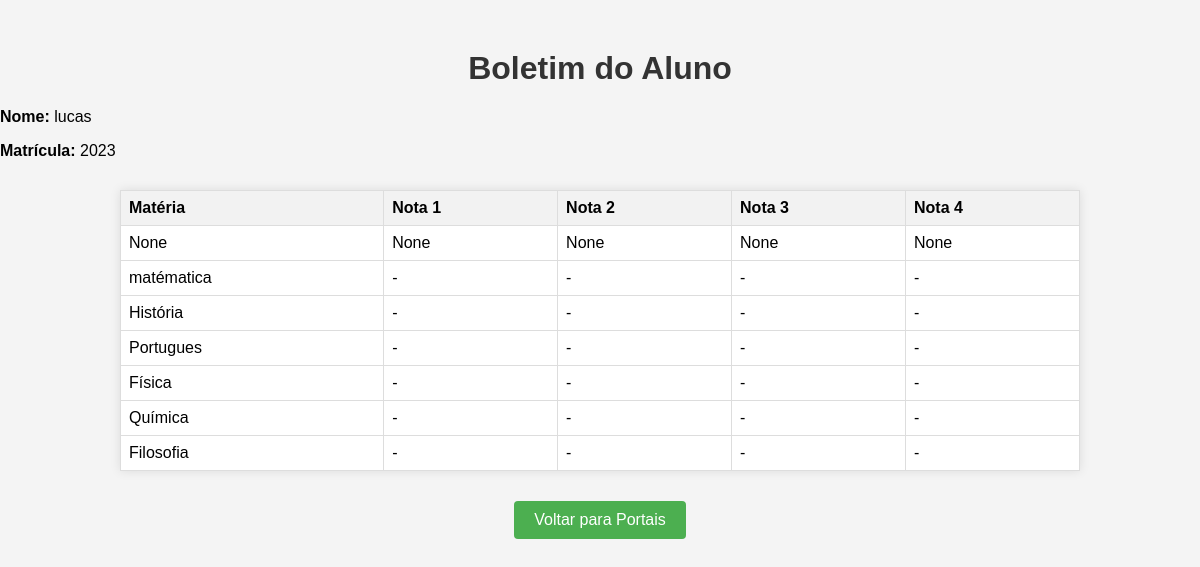
Page /boletim (signed in) on the committed database.
### tables this page shows
CREATE TABLE students (
    id INTEGER PRIMARY KEY AUTOINCREMENT,
    nome TEXT NOT NULL,
    matricula TEXT NOT NULL,
    senha TEXT NOT NULL
, turma TEXT, turma_id INTEGER);

CREATE TABLE "grades" (
    student_id INTEGER,
    subject_id INTEGER,
    nota1 TEXT DEFAULT '-',
    nota2 TEXT DEFAULT '-',
    nota3 TEXT DEFAULT '-',
    nota4 TEXT DEFAULT '-',
    PRIMARY KEY (student_id, subject_id),
    FOREIGN KEY (student_id) REFERENCES students(id),
    FOREIGN KEY (subject_id) REFERENCES subjects(id)
);

CREATE TABLE subjects (
    id INTEGER PRIMARY KEY AUTOINCREMENT,
    nome TEXT NOT NULL
);

### Sistema/routes.py (the view)
@app.route('/boletim')
def mostrar_boletim():
    if 'matricula' not in session:
        return redirect(url_for('portal_aluno'))
    matricula = session['matricula']
    student_name, boletim_data = get_boletim_por_matricula(matricula)
    if not boletim_data:
        flash('Boletim não encontrado.', 'error')
        return redirect(url_for('portal_aluno'))  # Redirecionar para uma página adequada
    return render_template('boletim.html', boletim=boletim_data, student_name=student_name, matricula=matricula)

### Sistema/routes.py (called while the page is built)
def get_db_connection():
    conn = sqlite3.connect(DATABASE)
    conn.row_factory = sqlite3.Row
    return conn

def get_boletim_por_matricula(matricula):
    conn = get_db_connection()
    cursor = conn.cursor()
    cursor.execute("""
        SELECT subjects.nome AS materia,
               grades.nota1, grades.nota2, grades.nota3, grades.nota4
        FROM students
        LEFT JOIN grades ON students.id = grades.student_id
        LEFT JOIN subjects ON grades.subject_id = subjects.id
        WHERE students.matricula = ?
    """, (matricula,))
    boletim_data = cursor.fetchall()
    cursor.execute("SELECT nome FROM students WHERE matricula = ?", (matricula,))
    student_name = cursor.fetchone()['nome']
    conn.close()
    return student_name, boletim_data

### Sistema/templates/boletim.html (shortened to what this page needs)
<!DOCTYPE html>
<html lang="pt-br">
<head>
</head>
<body>
    <h1>Boletim do Aluno</h1>
    <p><strong>Nome:</strong> {{ student_name }}</p>
    <p><strong>Matrícula:</strong> {{ matricula }}</p>
    <table border="1">
        <thead>
            <tr>
                <th>Matéria</th>
                <th>Nota 1</th>
                <th>Nota 2</th>
                <th>Nota 3</th>
                <th>Nota 4</th>
            </tr>
        </thead>
        <tbody>
            {% for materia, nota1, nota2, nota3, nota4 in boletim %}
            <tr>
                <td>{{ materia }}</td>
                <td>{{ nota1 }}</td>
                <td>{{ nota2 }}</td>
                <td>{{ nota3 }}</td>
                <td>{{ nota4 }}</td>
            </tr>
            {% endfor %}
        </tbody>
    </table>
    <form action="{{ url_for('portais') }}">
        <button type="submit">Voltar para Portais</button>
    </form>
</body>
</html>

### Sistema/templates/boletim.html (style rules this page uses)
body { font-family: Arial, sans-serif; background-color: #f4f4f4; margin: 0; padding: 0; }
h1 { text-align: center; margin-top: 50px; color: #333; }
table { margin: 30px auto; border-collapse: collapse; width: 80%; background-color: #fff; box-shadow: 0 0 10px rgba(0, 0, 0, 0.1); }
th, td { border: 1px solid #ddd; padding: 8px; text-align: left; }
th { background-color: #f2f2f2; }
strong { font-weight: bold; }
button { background-color: #4CAF50; color: white; padding: 10px 20px; border: none; border-radius: 4px; cursor: pointer; font-size: 16px; margin-top: 20px; margin-left: auto; margin-right: auto; display: block; transition: background-color 0.3s ease; }

### rows in the picture
students: nome "lucas"
grades: nome "matématica", nota1 "-", nota2 "-", nota3 "-", nota4 "-"
grades: nome "História", nota1 "-", nota2 "-", nota3 "-", nota4 "-"
grades: nome "Portugues", nota1 "-", nota2 "-", nota3 "-", nota4 "-"
grades: nome "Física", nota1 "-", nota2 "-", nota3 "-", nota4 "-"
grades: nome "Química", nota1 "-", nota2 "-", nota3 "-", nota4 "-"
grades: nome "Filosofia", nota1 "-", nota2 "-", nota3 "-", nota4 "-"

### other values in the picture
{{ matricula }} "2023"
{{ materia }} "None"
{{ nota1 }} "None"
{{ nota2 }} "None"
{{ nota3 }} "None"
{{ nota4 }} "None"
